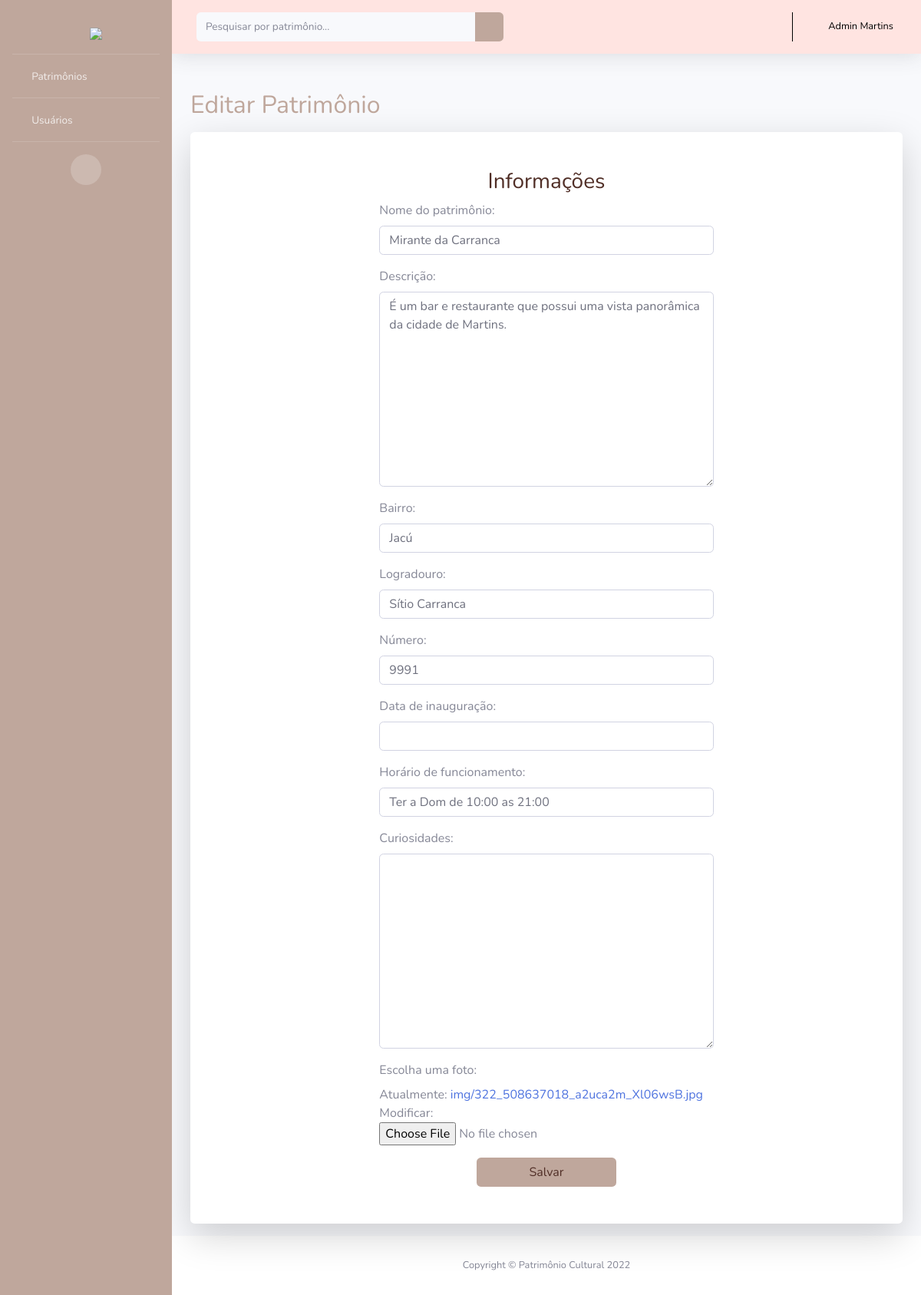
/updatePatrimonio/9/ (signed in), run on the app's committed database.
### PC/models.py (models this page shows, shortened)
class Usuario(AbstractUser):
    cidade = models.ForeignKey(Cidade, on_delete=models.CASCADE, null=True, blank=True)
    choices_tipo = (
        ('S', 'Auxiliar'),
        ('A', 'Administrador')
        )
    tipo = models.CharField(max_length=1, choices=choices_tipo)

class Patrimonio(models.Model):
    codigo = models.AutoField(primary_key=True)
    usuario = models.ForeignKey(Usuario, on_delete=models.CASCADE)
    nome = models.CharField(max_length=100)
    descricao = models.TextField(max_length=400)
    cidade = models.ForeignKey(Cidade, on_delete=models.CASCADE)
    bairro = models.CharField(max_length=100)
    logradouro = models.CharField(max_length=100)
    numero = models.CharField(max_length=16, null=True, blank=True)
    datainauguracao = models.DateField(null=True, blank=True)
    funcionamento = models.CharField(max_length=100)
    curiosidades = models.TextField(null=True, blank=True)
    foto = models.ImageField(upload_to="img")

### PC/views.py (the view)
# urls.py: path('updatePatrimonio/<int:id>/', updateP, name='url_updateP'),
@has_permission_decorator('editar_patrimonio')
def updateP(request, id):
    update =True
    patr = Patrimonio.objects.get(pk=id)
    if permissaoM(request=request, obj=patr) == True:
        form = PatrimonioModelForm(request.POST or None, request.FILES or None, instance=patr)
        if form.is_valid():
            form.save()
            return redirect("/readPatrimonio")
        pacote = {"form": form, "update":update}
        return render(request, "createP.html", pacote)
    else:
        return redirect("/readPatrimonio")

### PC/forms.py
class PatrimonioModelForm(ModelForm):
    class Meta:
        model = Patrimonio
        fields = ('nome', 'descricao', 'bairro', 'logradouro', 'numero', 'datainauguracao', 'funcionamento', 'curiosidades', 'foto')
        labels = {
            "nome": "Nome do patrimônio:",
            "descricao": "Descrição:",
            "cidade": "Cidade:",
            "bairro": "Bairro:",
            "logradouro": "Logradouro:",
            "numero": "Número:",
            "datainauguracao": "Data de inauguração:",
            "funcionamento": "Horário de funcionamento:",
            "curiosidades": "Curiosidades:",
            "foto": "Escolha uma foto:",
        }

### PC/views.py (called while the page is built)
def permissaoM(request, obj):
    if request.user.is_authenticated:
        current_user = request.user
        if current_user.tipo == "S" or current_user.tipo == "A":
            if current_user.cidade == obj.cidade or current_user.cidade == None:
                return True
    else:
        return False

### PC/templates/createP.html (shortened to what this page needs)
{% extends 'layouts/layout.html' %}
{% block conteudo %}
{% load crispy_forms_tags %}
    {%if update == True %}
    <h2 class="h2 mb-0 text-marrom">Editar Patrimônio</h2>
    {% else %}
    <h2 class="h2 mb-0 text-marrom">Novo Patrimônio</h2>
    {% endif %}
<div class="card o-hidden border-0 shadow-lg my-3">
    <div class="card-body p-0">
        <div class="row justify-content-center">
            <div class="col-lg-7">
                <div class="p-5">
                    <div class="text-center">
                        <h3 class="text-logo">Informações</h3>
                    </div>
                    <form class="user" method="POST" enctype="multipart/form-data">
                        {{form|crispy}}
                        <div class="text-center">
                            <input type="submit" class="btn bg-marrom text-logo col-sm-5 -md-auto" value="Salvar">
                        </div>
                    </form>
                </div>
            </div>
        </div>
    </div>
</div>
{% endblock %}

### PC/templates/layouts/layout.html (shortened to what this page needs)
{% load static %}
<!DOCTYPE html>
<html lang="pt-br">
<head>
    <link href="{% static 'vendor/fontawesome-free/css/all.min.css' %}" rel="stylesheet" type="text/css">
    <link href="{% static 'css/sb-admin-2.css' %}" rel="stylesheet">
</head>
<body id="page-top">
    <div id="wrapper">
        <ul class="navbar-nav bg-marrom sidebar sidebar-dark accordion" id="accordionSidebar">
            <a class="sidebar-brand d-flex align-items-center justify-content-center" href="{% url 'url_index' %}">
                <div class="sidebar-brand-icon">
                    <i class="fas fa-map-marker-alt text-logo"></i>
                </div>
                <div class="sidebar-brand-text mx-2 mt-3"><img src="{% static 'img/logocerta1.png'%}" style="width: 70%;"></div>
            </a>
            <hr class="sidebar-divider my-0">
            <li class="nav-item">
                <a class="nav-link collapsed" href="#" data-toggle="collapse" data-target="#patrimonios"
                    aria-expanded="true" aria-controls="collapseUtilities">
                    <i class="fas fa-fw fas fa-map-marked-alt"></i>
                    <span>Patrimônios</span>
                </a>
                        {% load permission_tags %}
            </li>
            {% if user|has_role:'administrador' %}
            <hr class="sidebar-divider my-0">
            <li class="nav-item">
                <a class="nav-link collapsed" href="#" data-toggle="collapse" data-target="#usuarios"
                    aria-expanded="true" aria-controls="collapseUtilities">
                    <i class="fas fa-fw fas fa-user"></i>
                    <span>Usuários</span>
                </a>
            </li>
            {% endif %}
            <hr class="sidebar-divider d-none d-md-block">
            <div class="text-center d-none d-md-inline">
                <button class="rounded-circle border-0" id="sidebarToggle"></button>
            </div>
        </ul>
        <div id="content-wrapper" class="d-flex flex-column">
            <div id="content">
                <nav class="navbar navbar-expand navbar-light topbar mb-4 static-top shadow bg-rosa">
                    <form class="d-none d-sm-inline-block form-inline mr-auto ml-md-3 my-2 my-md-0 mw-100 navbar-search" action="{% url 'url_index' %}">
                        <div class="input-group">
                            <input type="text" class="form-control bg-light border-0 small" name="search" placeholder="Pesquisar por patrimônio..."
                                aria-label="Search" aria-describedby="basic-addon2" autocomplete="off">
                            <div class="input-group-append">
                                <button class="btn bg-marrom text-light" type="submit">
                                    <i class="fas fa-search fa-sm"></i>
                                </button>
                            </div>
                        </div>
                    </form>
                    <ul class="navbar-nav ml-auto">
                        <li class="nav-item dropdown no-arrow">
                            <a class="nav-link dropdown-toggle" href="#" id="userDropdown" role="button"
                                data-toggle="dropdown" aria-haspopup="true" aria-expanded="false">
                                <i class="fas fa-user text-preto small"></i>&nbsp;&nbsp;
                                <span class="mr-2 d-none d-lg-inline text-preto small">{{ user.get_full_name }}</span>
                            </a>
                        </li>
                    </ul>
                </nav>
                <div class="container-fluid">
                    {% block conteudo %}
                    {% endblock %}
                </div>
            </div>
            <footer class="sticky-footer bg-white">
                <div class="container my-auto">
                    <div class="copyright text-center my-auto">
                        <span>Copyright &copy; Patrimônio Cultural 2022</span>
                    </div>
                </div>
            </footer>
        </div>
    </div>
</body>
</html>

### data on the page
Usuario: get_full_name "Admin Martins"
Patrimonio: nome "Mirante da Carranca", descricao "É um bar e restaurante que possui uma vista panorâmica da cidade de Martins.", bairro "Jacú", logradouro "Sítio Carranca", numero "9991", funcionamento "Ter a Dom de 10:00 as 21:00"
